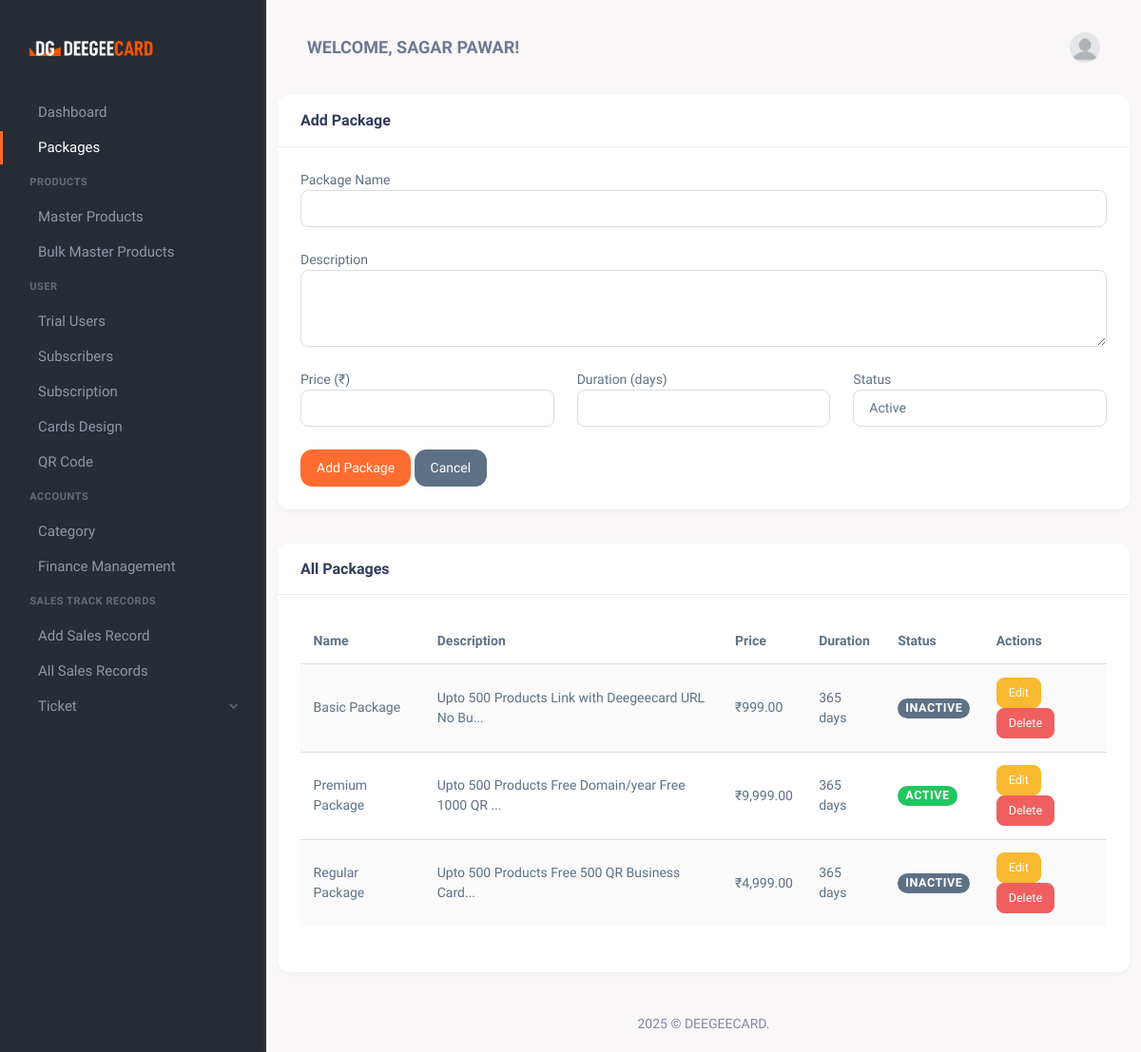
Page /packages.php (signed in) on the earlier database version.
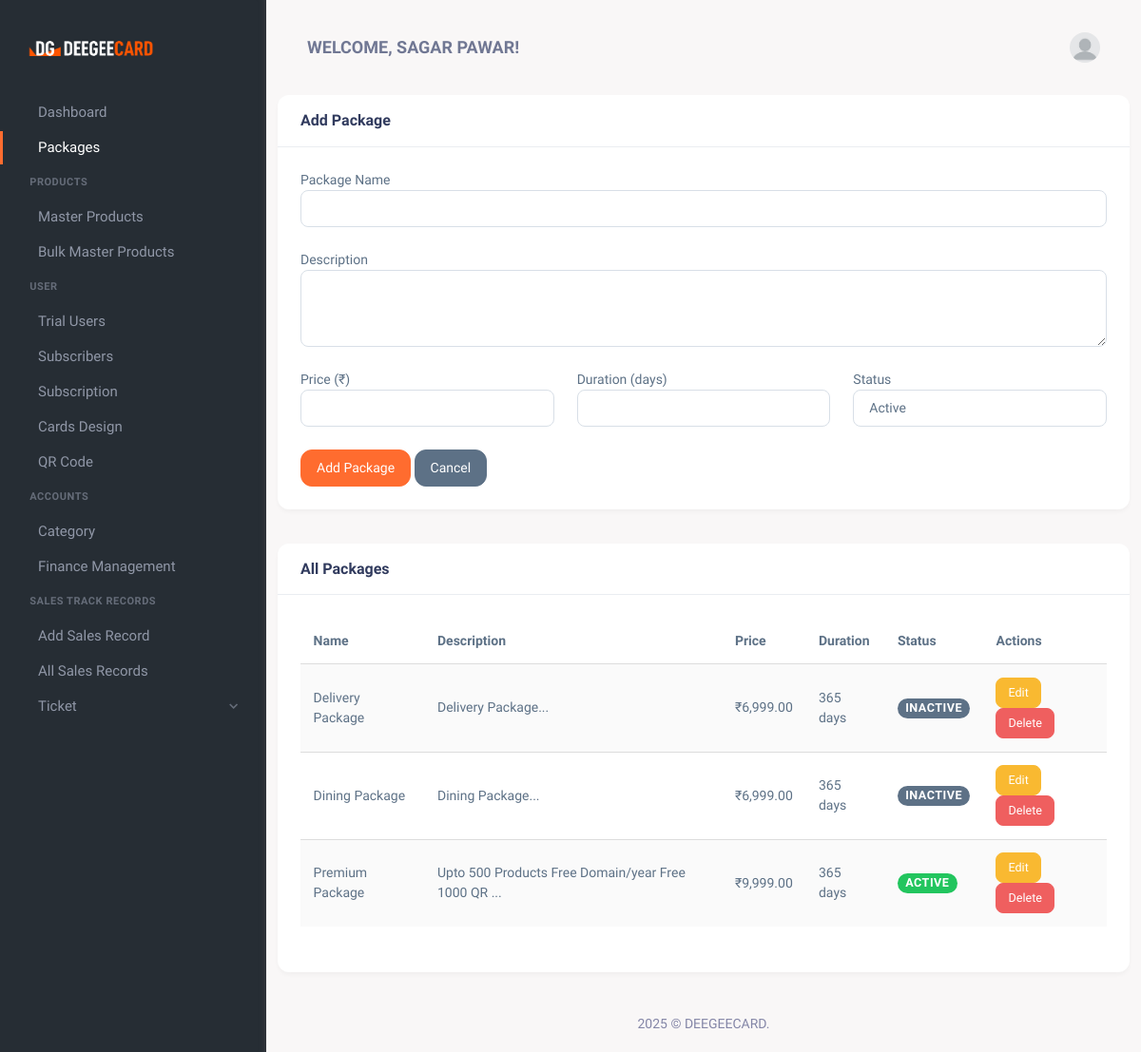
Same page on the later database version.
### tables this page shows
CREATE TABLE `packages` (
  `id` int(11) NOT NULL,
  `name` varchar(255) NOT NULL,
  `description` text,
  `price` decimal(10,2) NOT NULL,
  `duration` int(11) DEFAULT NULL,
  `status` varchar(10) DEFAULT 'active',
  `created_at` timestamp NOT NULL DEFAULT CURRENT_TIMESTAMP,
  `updated_at` timestamp NOT NULL DEFAULT CURRENT_TIMESTAMP ON UPDATE CURRENT_TIMESTAMP,
  `is_featured` tinyint(1) DEFAULT '0',
  `is_active` tinyint(1) DEFAULT '1'
);

### packages.php (the view, shortened to what the changed rows need)
<?php
require 'db_connection.php';
$sql = "SELECT * FROM packages ORDER BY name";
$stmt = $conn->prepare($sql);
$stmt->execute();
$packages = $stmt->get_result()->fetch_all(MYSQLI_ASSOC);
?>
<!DOCTYPE html>
<html lang="en">
<head>
    <link href="assets/css/vendor.min.css" rel="stylesheet" type="text/css" />
    <link href="assets/css/icons.min.css" rel="stylesheet" type="text/css" />
    <link href="assets/css/app.min.css" rel="stylesheet" type="text/css" />
    <link href="assets/css/style.css" rel="stylesheet" type="text/css" />
</head>
<body>
    <div class="wrapper">
        <div class="page-content">
            <div class="container">
                <div class="row">
                    <div class="col-xl-12">
                        <div class="card mt-4">
                            <div class="card-body">
                                <?php if (empty($packages)): ?>
                                    <p>No packages found.</p>
                                <?php else: ?>
                                    <div class="table-responsive">
                                        <table class="table table-striped">
                                            <thead>
                                                <tr>
                                                    <th>Name</th>
                                                    <th>Description</th>
                                                    <th>Price</th>
                                                    <th>Duration</th>
                                                    <th>Status</th>
                                                    <th>Actions</th>
                                                </tr>
                                            </thead>
                                            <tbody>
                                                <?php foreach ($packages as $pkg): ?>
                                                    <tr>
                                                        <td><?= htmlspecialchars($pkg['name']) ?></td>
                                                        <td><?= htmlspecialchars(substr($pkg['description'], 0, 50)) ?>...</td>
                                                        <td>₹<?= number_format($pkg['price'], 2) ?></td>
                                                        <td><?= $pkg['duration'] ?> days</td>
                                                        <td>
                                                            <span class="badge bg-<?= $pkg['status'] === 'active' ? 'success' : 'secondary' ?>">
                                                                <?= ucfirst($pkg['status']) ?>
                                                            </span>
                                                        </td>
                                                        <td>
                                                            <a href="packages.php?edit_id=<?= $pkg['id'] ?>" class="btn btn-sm btn-warning">Edit</a>
                                                            <a href="packages.php?delete_id=<?= $pkg['id'] ?>"
                                                               class="btn btn-sm btn-danger"
                                                               onclick="return confirm('Are you sure you want to delete this package?')">Delete</a>
                                                        </td>
                                                    </tr>
                                                <?php endforeach; ?>
                                            </tbody>
                                        </table>
                                    </div>
                                <?php endif; ?>
                            </div>
                        </div>
                    </div>
                </div>
            </div>
        </div>
    </div>
</body>
</html>

Differences in the rows shown:
changed packages: name "Basic Package" → "Delivery Package"; description "Upto 500 Products Link with Deegeecard URL No Bu" → "Delivery Package"; price "999.00" → "6,999.00"
changed packages: name "Regular Package" → "Dining Package"; description "Upto 500 Products Free 500 QR Business Card" → "Dining Package"; price "4,999.00" → "6,999.00"; moves up the list
